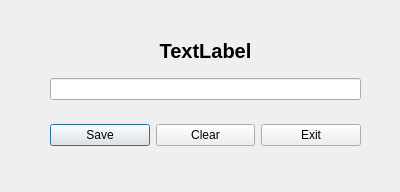
<?xml version="1.0" encoding="UTF-8"?>
<ui version="4.0">
 <class>Dialog</class>
 <widget class="QDialog" name="Dialog">
  <property name="geometry">
   <rect>
    <x>0</x>
    <y>0</y>
    <width>400</width>
    <height>192</height>
   </rect>
  </property>
  <property name="windowTitle">
   <string>Dialog</string>
  </property>
  <widget class="QWidget" name="horizontalLayoutWidget">
   <property name="geometry">
    <rect>
     <x>50</x>
     <y>120</y>
     <width>311</width>
     <height>31</height>
    </rect>
   </property>
   <layout class="QHBoxLayout" name="horizontalLayout">
    <item>
     <widget class="QPushButton" name="Save">
      <property name="text">
       <string>Save</string>
      </property>
     </widget>
    </item>
    <item>
     <widget class="QPushButton" name="Clear">
      <property name="text">
       <string>Clear</string>
      </property>
     </widget>
    </item>
    <item>
     <widget class="QPushButton" name="Exit">
      <property name="text">
       <string>Exit</string>
      </property>
     </widget>
    </item>
   </layout>
  </widget>
  <widget class="QWidget" name="verticalLayoutWidget">
   <property name="geometry">
    <rect>
     <x>50</x>
     <y>29</y>
     <width>311</width>
     <height>71</height>
    </rect>
   </property>
   <layout class="QVBoxLayout" name="verticalLayout">
    <item>
     <widget class="QLabel" name="label">
      <property name="font">
       <font>
        <pointsize>15</pointsize>
        <weight>75</weight>
        <bold>true</bold>
       </font>
      </property>
      <property name="text">
       <string>TextLabel</string>
      </property>
      <property name="alignment">
       <set>Qt::AlignCenter</set>
      </property>
     </widget>
    </item>
    <item>
     <widget class="QLineEdit" name="lineEdit"/>
    </item>
   </layout>
  </widget>
 </widget>
 <resources/>
 <connections>
  <connection>
   <sender>Save</sender>
   <signal>clicked()</signal>
   <receiver>Dialog</receiver>
   <slot>slot_Save()</slot>
   <hints>
    <hint type="sourcelabel">
     <x>65</x>
     <y>141</y>
    </hint>
    <hint type="destinationlabel">
     <x>77</x>
     <y>158</y>
    </hint>
   </hints>
  </connection>
  <connection>
   <sender>Clear</sender>
   <signal>clicked()</signal>
   <receiver>Dialog</receiver>
   <slot>slot_Clear()</slot>
   <hints>
    <hint type="sourcelabel">
     <x>172</x>
     <y>145</y>
    </hint>
    <hint type="destinationlabel">
     <x>179</x>
     <y>158</y>
    </hint>
   </hints>
  </connection>
  <connection>
   <sender>Exit</sender>
   <signal>clicked()</signal>
   <receiver>Dialog</receiver>
   <slot>slot_Exit()</slot>
   <hints>
    <hint type="sourcelabel">
     <x>270</x>
     <y>141</y>
    </hint>
    <hint type="destinationlabel">
     <x>283</x>
     <y>158</y>
    </hint>
   </hints>
  </connection>
 </connections>
 <slots>
  <slot>slot_Save()</slot>
  <slot>slot_Clear()</slot>
  <slot>slot_Exit()</slot>
 </slots>
</ui>
